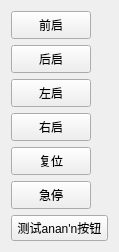
               <widget class="QWidget" name="layoutWidget">
                <property name="geometry">
                 <rect>
                  <x>13</x>
                  <y>21</y>
                  <width>119</width>
                  <height>247</height>
                 </rect>
                </property>
                <layout class="QVBoxLayout" name="verticalLayout_23">
                 <item>
                  <widget class="QPushButton" name="btn_FrontStrat">
                   <property name="minimumSize">
                    <size>
                     <width>80</width>
                     <height>28</height>
                    </size>
                   </property>
                   <property name="maximumSize">
                    <size>
                     <width>80</width>
                     <height>16777215</height>
                    </size>
                   </property>
                   <property name="text">
                    <string>前启</string>
                   </property>
                  </widget>
                 </item>
                 <item>
                  <widget class="QPushButton" name="btn_backStart">
                   <property name="minimumSize">
                    <size>
                     <width>80</width>
                     <height>28</height>
                    </size>
                   </property>
                   <property name="maximumSize">
                    <size>
                     <width>80</width>
                     <height>16777215</height>
                    </size>
                   </property>
                   <property name="text">
                    <string>后启</string>
                   </property>
                  </widget>
                 </item>
                 <item>
                  <widget class="QPushButton" name="btn_LeftStart">
                   <property name="minimumSize">
                    <size>
                     <width>80</width>
                     <height>28</height>
                    </size>
                   </property>
                   <property name="maximumSize">
                    <size>
                     <width>80</width>
                     <height>16777215</height>
                    </size>
                   </property>
                   <property name="text">
                    <string>左启</string>
                   </property>
                  </widget>
                 </item>
                 <item>
                  <widget class="QPushButton" name="btn_RightStrat">
                   <property name="minimumSize">
                    <size>
                     <width>80</width>
                     <height>28</height>
                    </size>
                   </property>
                   <property name="maximumSize">
                    <size>
                     <width>80</width>
                     <height>16777215</height>
                    </size>
                   </property>
                   <property name="text">
                    <string>右启</string>
                   </property>
                  </widget>
                 </item>
                 <item>
                  <widget class="QPushButton" name="btn_Restar">
                   <property name="minimumSize">
                    <size>
                     <width>80</width>
                     <height>28</height>
                    </size>
                   </property>
                   <property name="maximumSize">
                    <size>
                     <width>80</width>
                     <height>16777215</height>
                    </size>
                   </property>
                   <property name="text">
                    <string>复位</string>
                   </property>
                  </widget>
                 </item>
                 <item>
                  <widget class="QPushButton" name="btn_Estop">
                   <property name="minimumSize">
                    <size>
                     <width>80</width>
                     <height>28</height>
                    </size>
                   </property>
                   <property name="maximumSize">
                    <size>
                     <width>80</width>
                     <height>16777215</height>
                    </size>
                   </property>
                   <property name="text">
                    <string>急停</string>
                   </property>
                  </widget>
                 </item>
                 <item>
                  <widget class="QPushButton" name="pushButton_5">
                   <property name="text">
                    <string>测试anan'n按钮</string>
                   </property>
                  </widget>
                 </item>
                 <item>
                  <spacer name="verticalSpacer_3">
                   <property name="orientation">
                    <enum>Qt::Vertical</enum>
                   </property>
                   <property name="sizeHint" stdset="0">
                    <size>
                     <width>20</width>
                     <height>40</height>
                    </size>
                   </property>
                  </spacer>
                 </item>
                </layout>
               </widget>
